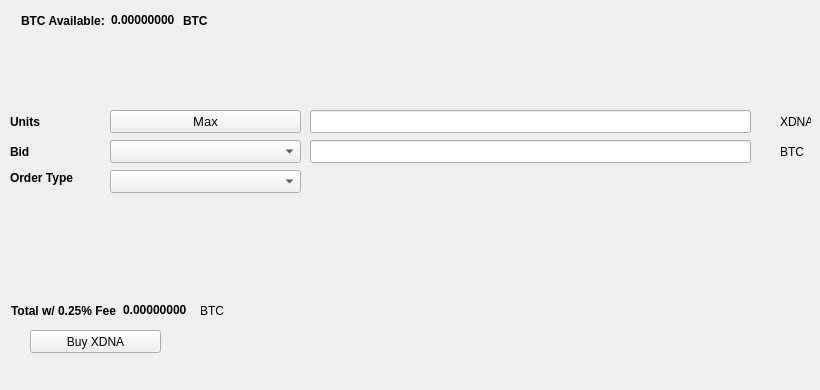
   <widget class="QWidget" name="BuyTab">
    <attribute name="title">
     <string>Buy</string>
    </attribute>
    <widget class="QPushButton" name="BuyXDNA">
     <property name="geometry">
      <rect>
       <x>30</x>
       <y>330</y>
       <width>131</width>
       <height>23</height>
      </rect>
     </property>
     <property name="text">
      <string>Buy XDNA</string>
     </property>
     <property name="icon">
      <iconset resource="../xdna.qrc">
       <normaloff>:/icons/bitcoin</normaloff>:/icons/bitcoin</iconset>
     </property>
    </widget>
    <widget class="QLabel" name="label_3">
     <property name="geometry">
      <rect>
       <x>10</x>
       <y>110</y>
       <width>46</width>
       <height>23</height>
      </rect>
     </property>
     <property name="font">
      <font>
       <weight>75</weight>
       <bold>true</bold>
      </font>
     </property>
     <property name="text">
      <string>Units</string>
     </property>
    </widget>
    <widget class="QLineEdit" name="UnitsInput">
     <property name="geometry">
      <rect>
       <x>310</x>
       <y>110</y>
       <width>441</width>
       <height>23</height>
      </rect>
     </property>
     <property name="font">
      <font>
       <pointsize>9</pointsize>
       <weight>75</weight>
       <bold>true</bold>
      </font>
     </property>
    </widget>
    <widget class="QLineEdit" name="BuyBidPriceEdit">
     <property name="geometry">
      <rect>
       <x>310</x>
       <y>140</y>
       <width>441</width>
       <height>23</height>
      </rect>
     </property>
     <property name="font">
      <font>
       <pointsize>9</pointsize>
       <weight>75</weight>
       <bold>true</bold>
      </font>
     </property>
    </widget>
    <widget class="QLabel" name="label_4">
     <property name="geometry">
      <rect>
       <x>780</x>
       <y>110</y>
       <width>31</width>
       <height>23</height>
      </rect>
     </property>
     <property name="text">
      <string>XDNA</string>
     </property>
    </widget>
    <widget class="QLabel" name="label_5">
     <property name="geometry">
      <rect>
       <x>780</x>
       <y>140</y>
       <width>31</width>
       <height>23</height>
      </rect>
     </property>
     <property name="text">
      <string>BTC</string>
     </property>
    </widget>
    <widget class="QLabel" name="label_6">
     <property name="geometry">
      <rect>
       <x>10</x>
       <y>140</y>
       <width>46</width>
       <height>23</height>
      </rect>
     </property>
     <property name="font">
      <font>
       <weight>75</weight>
       <bold>true</bold>
      </font>
     </property>
     <property name="text">
      <string>Bid</string>
     </property>
    </widget>
    <widget class="QLabel" name="label_7">
     <property name="geometry">
      <rect>
       <x>10</x>
       <y>170</y>
       <width>91</width>
       <height>16</height>
      </rect>
     </property>
     <property name="font">
      <font>
       <weight>75</weight>
       <bold>true</bold>
      </font>
     </property>
     <property name="text">
      <string>Order Type</string>
     </property>
    </widget>
    <widget class="QPushButton" name="Buy_Max_Amount">
     <property name="geometry">
      <rect>
       <x>110</x>
       <y>110</y>
       <width>191</width>
       <height>23</height>
      </rect>
     </property>
     <property name="font">
      <font>
       <pointsize>10</pointsize>
      </font>
     </property>
     <property name="text">
      <string>Max</string>
     </property>
    </widget>
    <widget class="QComboBox" name="BuyBidcomboBox">
     <property name="geometry">
      <rect>
       <x>110</x>
       <y>140</y>
       <width>191</width>
       <height>23</height>
      </rect>
     </property>
     <property name="font">
      <font>
       <pointsize>10</pointsize>
      </font>
     </property>
    </widget>
    <widget class="QComboBox" name="buyOrdertypeCombo">
     <property name="geometry">
      <rect>
       <x>110</x>
       <y>170</y>
       <width>191</width>
       <height>23</height>
      </rect>
     </property>
     <property name="font">
      <font>
       <pointsize>10</pointsize>
      </font>
     </property>
    </widget>
    <widget class="QWidget" name="layoutWidget1">
     <property name="geometry">
      <rect>
       <x>21</x>
       <y>11</y>
       <width>227</width>
       <height>19</height>
      </rect>
     </property>
     <layout class="QHBoxLayout" name="horizontalLayout_3">
      <item>
       <widget class="QLabel" name="label232">
        <property name="font">
         <font>
          <weight>75</weight>
          <bold>true</bold>
         </font>
        </property>
        <property name="text">
         <string>BTC Available:</string>
        </property>
       </widget>
      </item>
      <item>
       <widget class="QLabel" name="BtcAvailableLbl">
        <property name="palette">
         <palette>
          <active>
           <colorrole role="WindowText">
            <brush brushstyle="SolidPattern">
             <color alpha="255">
              <red>0</red>
              <green>0</green>
              <blue>0</blue>
             </color>
            </brush>
           </colorrole>
           <colorrole role="Button">
            <brush brushstyle="SolidPattern">
             <color alpha="255">
              <red>0</red>
              <green>170</green>
              <blue>0</blue>
             </color>
            </brush>
           </colorrole>
           <colorrole role="Light">
            <brush brushstyle="SolidPattern">
             <color alpha="255">
              <red>0</red>
              <green>255</green>
              <blue>0</blue>
             </color>
            </brush>
           </colorrole>
           <colorrole role="Midlight">
            <brush brushstyle="SolidPattern">
             <color alpha="255">
              <red>0</red>
              <green>212</green>
              <blue>0</blue>
             </color>
            </brush>
           </colorrole>
           <colorrole role="Dark">
            <brush brushstyle="SolidPattern">
             <color alpha="255">
              <red>0</red>
              <green>85</green>
              <blue>0</blue>
             </color>
            </brush>
           </colorrole>
           <colorrole role="Mid">
            <brush brushstyle="SolidPattern">
             <color alpha="255">
              <red>0</red>
              <green>113</green>
              <blue>0</blue>
             </color>
            </brush>
           </colorrole>
           <colorrole role="Text">
            <brush brushstyle="SolidPattern">
             <color alpha="255">
              <red>0</red>
              <green>170</green>
              <blue>0</blue>
             </color>
            </brush>
           </colorrole>
           <colorrole role="BrightText">
            <brush brushstyle="SolidPattern">
             <color alpha="255">
              <red>255</red>
              <green>255</green>
              <blue>255</blue>
             </color>
            </brush>
           </colorrole>
           <colorrole role="ButtonText">
            <brush brushstyle="SolidPattern">
             <color alpha="255">
              <red>0</red>
              <green>0</green>
              <blue>0</blue>
             </color>
            </brush>
           </colorrole>
           <colorrole role="Base">
            <brush brushstyle="SolidPattern">
             <color alpha="255">
              <red>255</red>
              <green>255</green>
              <blue>255</blue>
             </color>
            </brush>
           </colorrole>
           <colorrole role="Window">
            <brush brushstyle="SolidPattern">
             <color alpha="255">
              <red>0</red>
              <green>170</green>
              <blue>0</blue>
             </color>
            </brush>
           </colorrole>
           <colorrole role="Shadow">
            <brush brushstyle="SolidPattern">
             <color alpha="255">
              <red>0</red>
              <green>0</green>
              <blue>0</blue>
             </color>
            </brush>
           </colorrole>
           <colorrole role="AlternateBase">
            <brush brushstyle="SolidPattern">
             <color alpha="255">
              <red>127</red>
              <green>212</green>
              <blue>127</blue>
             </color>
            </brush>
           </colorrole>
           <colorrole role="ToolTipBase">
            <brush brushstyle="SolidPattern">
             <color alpha="255">
              <red>255</red>
              <green>255</green>
              <blue>220</blue>
             </color>
            </brush>
           </colorrole>
           <colorrole role="ToolTipText">
            <brush brushstyle="SolidPattern">
             <color alpha="255">
              <red>0</red>
              <green>0</green>
              <blue>0</blue>
             </color>
            </brush>
           </colorrole>
          </active>
          <inactive>
           <colorrole role="WindowText">
            <brush brushstyle="SolidPattern">
             <color alpha="255">
              <red>0</red>
              <green>0</green>
              <blue>0</blue>
             </color>
            </brush>
           </colorrole>
           <colorrole role="Button">
            <brush brushstyle="SolidPattern">
             <color alpha="255">
              <red>0</red>
              <green>170</green>
              <blue>0</blue>
             </color>
            </brush>
           </colorrole>
           <colorrole role="Light">
            <brush brushstyle="SolidPattern">
             <color alpha="255">
              <red>0</red>
              <green>255</green>
              <blue>0</blue>
             </color>
            </brush>
           </colorrole>
           <colorrole role="Midlight">
            <brush brushstyle="SolidPattern">
             <color alpha="255">
              <red>0</red>
              <green>212</green>
              <blue>0</blue>
             </color>
            </brush>
           </colorrole>
           <colorrole role="Dark">
            <brush brushstyle="SolidPattern">
             <color alpha="255">
              <red>0</red>
              <green>85</green>
              <blue>0</blue>
             </color>
            </brush>
           </colorrole>
           <colorrole role="Mid">
            <brush brushstyle="SolidPattern">
             <color alpha="255">
              <red>0</red>
              <green>113</green>
              <blue>0</blue>
             </color>
            </brush>
           </colorrole>
           <colorrole role="Text">
            <brush brushstyle="SolidPattern">
             <color alpha="255">
              <red>0</red>
              <green>170</green>
              <blue>0</blue>
             </color>
            </brush>
           </colorrole>
           <colorrole role="BrightText">
            <brush brushstyle="SolidPattern">
             <color alpha="255">
              <red>255</red>
              <green>255</green>
              <blue>255</blue>
             </color>
            </brush>
           </colorrole>
           <colorrole role="ButtonText">
            <brush brushstyle="SolidPattern">
             <color alpha="255">
              <red>0</red>
              <green>0</green>
              <blue>0</blue>
             </color>
            </brush>
           </colorrole>
           <colorrole role="Base">
            <brush brushstyle="SolidPattern">
             <color alpha="255">
              <red>255</red>
              <green>255</green>
              <blue>255</blue>
             </color>
            </brush>
           </colorrole>
           <colorrole role="Window">
            <brush brushstyle="SolidPattern">
             <color alpha="255">
              <red>0</red>
              <green>170</green>
              <blue>0</blue>
             </color>
            </brush>
           </colorrole>
           <colorrole role="Shadow">
            <brush brushstyle="SolidPattern">
             <color alpha="255">
              <red>0</red>
              <green>0</green>
              <blue>0</blue>
             </color>
            </brush>
           </colorrole>
           <colorrole role="AlternateBase">
            <brush brushstyle="SolidPattern">
             <color alpha="255">
              <red>127</red>
              <green>212</green>
              <blue>127</blue>
             </color>
            </brush>
           </colorrole>
           <colorrole role="ToolTipBase">
            <brush brushstyle="SolidPattern">
             <color alpha="255">
              <red>255</red>
              <green>255</green>
              <blue>220</blue>
             </color>
            </brush>
           </colorrole>
           <colorrole role="ToolTipText">
            <brush brushstyle="SolidPattern">
             <color alpha="255">
              <red>0</red>
              <green>0</green>
              <blue>0</blue>
             </color>
            </brush>
           </colorrole>
          </inactive>
          <disabled>
           <colorrole role="WindowText">
            <brush brushstyle="SolidPattern">
             <color alpha="255">
              <red>0</red>
              <green>85</green>
              <blue>0</blue>
             </color>
            </brush>
           </colorrole>
           <colorrole role="Button">
            <brush brushstyle="SolidPattern">
             <color alpha="255">
              <red>0</red>
              <green>170</green>
              <blue>0</blue>
             </color>
            </brush>
           </colorrole>
           <colorrole role="Light">
            <brush brushstyle="SolidPattern">
             <color alpha="255">
              <red>0</red>
              <green>255</green>
              <blue>0</blue>
             </color>
            </brush>
           </colorrole>
           <colorrole role="Midlight">
            <brush brushstyle="SolidPattern">
             <color alpha="255">
              <red>0</red>
              <green>212</green>
              <blue>0</blue>
             </color>
            </brush>
           </colorrole>
           <colorrole role="Dark">
            <brush brushstyle="SolidPattern">
             <color alpha="255">
              <red>0</red>
              <green>85</green>
              <blue>0</blue>
             </color>
            </brush>
           </colorrole>
           <colorrole role="Mid">
            <brush brushstyle="SolidPattern">
             <color alpha="255">
              <red>0</red>
              <green>113</green>
              <blue>0</blue>
             </color>
            </brush>
           </colorrole>
           <colorrole role="Text">
            <brush brushstyle="SolidPattern">
             <color alpha="255">
              <red>0</red>
              <green>85</green>
              <blue>0</blue>
             </color>
            </brush>
           </colorrole>
           <colorrole role="BrightText">
            <brush brushstyle="SolidPattern">
             <color alpha="255">
              <red>255</red>
              <green>255</green>
              <blue>255</blue>
             </color>
            </brush>
           </colorrole>
           <colorrole role="ButtonText">
            <brush brushstyle="SolidPattern">
             <color alpha="255">
              <red>0</red>
              <green>85</green>
              <blue>0</blue>
             </color>
            </brush>
           </colorrole>
           <colorrole role="Base">
            <brush brushstyle="SolidPattern">
             <color alpha="255">
              <red>0</red>
              <green>170</green>
              <blue>0</blue>
             </color>
            </brush>
           </colorrole>
           <colorrole role="Window">
            <brush brushstyle="SolidPattern">
             <color alpha="255">
              <red>0</red>
              <green>170</green>
              <blue>0</blue>
             </color>
            </brush>
           </colorrole>
           <colorrole role="Shadow">
            <brush brushstyle="SolidPattern">
             <color alpha="255">
              <red>0</red>
              <green>0</green>
              <blue>0</blue>
             </color>
            </brush>
           </colorrole>
           <colorrole role="AlternateBase">
            <brush brushstyle="SolidPattern">
             <color alpha="255">
              <red>0</red>
              <green>170</green>
              <blue>0</blue>
             </color>
            </brush>
           </colorrole>
           <colorrole role="ToolTipBase">
            <brush brushstyle="SolidPattern">
             <color alpha="255">
              <red>255</red>
              <green>255</green>
              <blue>220</blue>
             </color>
            </brush>
           </colorrole>
           <colorrole role="ToolTipText">
            <brush brushstyle="SolidPattern">
             <color alpha="255">
              <red>0</red>
              <green>0</green>
              <blue>0</blue>
             </color>
            </brush>
           </colorrole>
          </disabled>
         </palette>
        </property>
        <property name="font">
         <font>
          <weight>75</weight>
          <bold>true</bold>
         </font>
        </property>
        <property name="text">
         <string>0.00000000</string>
        </property>
        <property name="textInteractionFlags">
         <set>Qt::LinksAccessibleByMouse|Qt::TextSelectableByKeyboard|Qt::TextSelectableByMouse</set>
        </property>
       </widget>
      </item>
      <item>
       <widget class="QLabel" name="BtcAvailableLbl_2">
        <property name="font">
         <font>
          <weight>75</weight>
          <bold>true</bold>
         </font>
        </property>
        <property name="text">
         <string>BTC</string>
        </property>
       </widget>
      </item>
     </layout>
    </widget>
    <widget class="QWidget" name="layoutWidge2">
     <property name="geometry">
      <rect>
       <x>11</x>
       <y>301</y>
       <width>259</width>
       <height>19</height>
      </rect>
     </property>
     <layout class="QHBoxLayout" name="horizontalLayout_4">
      <item>
       <widget class="QLabel" name="label_9">
        <property name="font">
         <font>
          <weight>75</weight>
          <bold>true</bold>
         </font>
        </property>
        <property name="text">
         <string>Total w/ 0.25% Fee</string>
        </property>
       </widget>
      </item>
      <item>
       <widget class="QLabel" name="BuyCostLabel">
        <property name="palette">
         <palette>
          <active>
           <colorrole role="WindowText">
            <brush brushstyle="SolidPattern">
             <color alpha="255">
              <red>0</red>
              <green>0</green>
              <blue>0</blue>
             </color>
            </brush>
           </colorrole>
           <colorrole role="Button">
            <brush brushstyle="SolidPattern">
             <color alpha="255">
              <red>0</red>
              <green>170</green>
              <blue>0</blue>
             </color>
            </brush>
           </colorrole>
           <colorrole role="Light">
            <brush brushstyle="SolidPattern">
             <color alpha="255">
              <red>0</red>
              <green>255</green>
              <blue>0</blue>
             </color>
            </brush>
           </colorrole>
           <colorrole role="Midlight">
            <brush brushstyle="SolidPattern">
             <color alpha="255">
              <red>0</red>
              <green>212</green>
              <blue>0</blue>
             </color>
            </brush>
           </colorrole>
           <colorrole role="Dark">
            <brush brushstyle="SolidPattern">
             <color alpha="255">
              <red>0</red>
              <green>85</green>
              <blue>0</blue>
             </color>
            </brush>
           </colorrole>
           <colorrole role="Mid">
            <brush brushstyle="SolidPattern">
             <color alpha="255">
              <red>0</red>
              <green>113</green>
              <blue>0</blue>
             </color>
            </brush>
           </colorrole>
           <colorrole role="Text">
            <brush brushstyle="SolidPattern">
             <color alpha="255">
              <red>0</red>
              <green>170</green>
              <blue>0</blue>
             </color>
            </brush>
           </colorrole>
           <colorrole role="BrightText">
            <brush brushstyle="SolidPattern">
             <color alpha="255">
              <red>255</red>
              <green>255</green>
              <blue>255</blue>
             </color>
            </brush>
           </colorrole>
           <colorrole role="ButtonText">
            <brush brushstyle="SolidPattern">
             <color alpha="255">
              <red>0</red>
              <green>0</green>
              <blue>0</blue>
             </color>
            </brush>
           </colorrole>
           <colorrole role="Base">
            <brush brushstyle="SolidPattern">
             <color alpha="255">
              <red>255</red>
              <green>255</green>
              <blue>255</blue>
             </color>
            </brush>
           </colorrole>
           <colorrole role="Window">
            <brush brushstyle="SolidPattern">
             <color alpha="255">
              <red>0</red>
              <green>170</green>
              <blue>0</blue>
             </color>
            </brush>
           </colorrole>
           <colorrole role="Shadow">
            <brush brushstyle="SolidPattern">
             <color alpha="255">
              <red>0</red>
              <green>0</green>
              <blue>0</blue>
             </color>
            </brush>
           </colorrole>
           <colorrole role="AlternateBase">
            <brush brushstyle="SolidPattern">
             <color alpha="255">
              <red>127</red>
              <green>212</green>
              <blue>127</blue>
             </color>
            </brush>
           </colorrole>
           <colorrole role="ToolTipBase">
            <brush brushstyle="SolidPattern">
             <color alpha="255">
              <red>255</red>
              <green>255</green>
              <blue>220</blue>
             </color>
            </brush>
           </colorrole>
           <colorrole role="ToolTipText">
            <brush brushstyle="SolidPattern">
             <color alpha="255">
              <red>0</red>
              <green>0</green>
              <blue>0</blue>
             </color>
            </brush>
           </colorrole>
          </active>
          <inactive>
           <colorrole role="WindowText">
            <brush brushstyle="SolidPattern">
             <color alpha="255">
              <red>0</red>
              <green>0</green>
              <blue>0</blue>
             </color>
            </brush>
           </colorrole>
           <colorrole role="Button">
            <brush brushstyle="SolidPattern">
             <color alpha="255">
              <red>0</red>
              <green>170</green>
              <blue>0</blue>
             </color>
            </brush>
           </colorrole>
           <colorrole role="Light">
            <brush brushstyle="SolidPattern">
             <color alpha="255">
              <red>0</red>
              <green>255</green>
              <blue>0</blue>
             </color>
            </brush>
           </colorrole>
           <colorrole role="Midlight">
            <brush brushstyle="SolidPattern">
             <color alpha="255">
              <red>0</red>
              <green>212</green>
              <blue>0</blue>
             </color>
            </brush>
           </colorrole>
           <colorrole role="Dark">
            <brush brushstyle="SolidPattern">
             <color alpha="255">
              <red>0</red>
              <green>85</green>
              <blue>0</blue>
             </color>
            </brush>
           </colorrole>
           <colorrole role="Mid">
            <brush brushstyle="SolidPattern">
             <color alpha="255">
              <red>0</red>
              <green>113</green>
              <blue>0</blue>
             </color>
            </brush>
           </colorrole>
           <colorrole role="Text">
            <brush brushstyle="SolidPattern">
             <color alpha="255">
              <red>0</red>
              <green>170</green>
              <blue>0</blue>
             </color>
            </brush>
           </colorrole>
           <colorrole role="BrightText">
            <brush brushstyle="SolidPattern">
             <color alpha="255">
              <red>255</red>
              <green>255</green>
              <blue>255</blue>
             </color>
            </brush>
           </colorrole>
           <colorrole role="ButtonText">
            <brush brushstyle="SolidPattern">
             <color alpha="255">
              <red>0</red>
              <green>0</green>
              <blue>0</blue>
             </color>
            </brush>
           </colorrole>
           <colorrole role="Base">
            <brush brushstyle="SolidPattern">
             <color alpha="255">
              <red>255</red>
              <green>255</green>
              <blue>255</blue>
             </color>
            </brush>
           </colorrole>
           <colorrole role="Window">
            <brush brushstyle="SolidPattern">
             <color alpha="255">
              <red>0</red>
              <green>170</green>
              <blue>0</blue>
             </color>
            </brush>
           </colorrole>
           <colorrole role="Shadow">
            <brush brushstyle="SolidPattern">
             <color alpha="255">
              <red>0</red>
              <green>0</green>
              <blue>0</blue>
             </color>
            </brush>
           </colorrole>
           <colorrole role="AlternateBase">
            <brush brushstyle="SolidPattern">
             <color alpha="255">
              <red>127</red>
              <green>212</green>
              <blue>127</blue>
             </color>
            </brush>
           </colorrole>
           <colorrole role="ToolTipBase">
            <brush brushstyle="SolidPattern">
             <color alpha="255">
              <red>255</red>
              <green>255</green>
              <blue>220</blue>
             </color>
            </brush>
           </colorrole>
           <colorrole role="ToolTipText">
            <brush brushstyle="SolidPattern">
             <color alpha="255">
              <red>0</red>
              <green>0</green>
              <blue>0</blue>
             </color>
            </brush>
           </colorrole>
          </inactive>
          <disabled>
           <colorrole role="WindowText">
            <brush brushstyle="SolidPattern">
             <color alpha="255">
              <red>0</red>
              <green>85</green>
              <blue>0</blue>
             </color>
            </brush>
           </colorrole>
           <colorrole role="Button">
            <brush brushstyle="SolidPattern">
             <color alpha="255">
              <red>0</red>
              <green>170</green>
              <blue>0</blue>
             </color>
            </brush>
           </colorrole>
           <colorrole role="Light">
            <brush brushstyle="SolidPattern">
             <color alpha="255">
              <red>0</red>
              <green>255</green>
              <blue>0</blue>
             </color>
            </brush>
           </colorrole>
           <colorrole role="Midlight">
            <brush brushstyle="SolidPattern">
             <color alpha="255">
              <red>0</red>
              <green>212</green>
              <blue>0</blue>
             </color>
            </brush>
           </colorrole>
           <colorrole role="Dark">
            <brush brushstyle="SolidPattern">
             <color alpha="255">
              <red>0</red>
              <green>85</green>
              <blue>0</blue>
             </color>
            </brush>
           </colorrole>
           <colorrole role="Mid">
            <brush brushstyle="SolidPattern">
             <color alpha="255">
              <red>0</red>
              <green>113</green>
              <blue>0</blue>
             </color>
            </brush>
           </colorrole>
           <colorrole role="Text">
            <brush brushstyle="SolidPattern">
             <color alpha="255">
              <red>0</red>
              <green>85</green>
              <blue>0</blue>
             </color>
            </brush>
           </colorrole>
           <colorrole role="BrightText">
            <brush brushstyle="SolidPattern">
             <color alpha="255">
              <red>255</red>
              <green>255</green>
              <blue>255</blue>
             </color>
            </brush>
           </colorrole>
           <colorrole role="ButtonText">
            <brush brushstyle="SolidPattern">
             <color alpha="255">
              <red>0</red>
              <green>85</green>
              <blue>0</blue>
             </color>
            </brush>
           </colorrole>
           <colorrole role="Base">
            <brush brushstyle="SolidPattern">
             <color alpha="255">
              <red>0</red>
              <green>170</green>
              <blue>0</blue>
             </color>
            </brush>
           </colorrole>
           <colorrole role="Window">
            <brush brushstyle="SolidPattern">
             <color alpha="255">
              <red>0</red>
              <green>170</green>
              <blue>0</blue>
             </color>
            </brush>
           </colorrole>
           <colorrole role="Shadow">
            <brush brushstyle="SolidPattern">
             <color alpha="255">
              <red>0</red>
              <green>0</green>
              <blue>0</blue>
             </color>
            </brush>
           </colorrole>
           <colorrole role="AlternateBase">
            <brush brushstyle="SolidPattern">
             <color alpha="255">
              <red>0</red>
              <green>170</green>
              <blue>0</blue>
             </color>
            </brush>
           </colorrole>
           <colorrole role="ToolTipBase">
            <brush brushstyle="SolidPattern">
             <color alpha="255">
              <red>255</red>
              <green>255</green>
              <blue>220</blue>
             </color>
            </brush>
           </colorrole>
           <colorrole role="ToolTipText">
            <brush brushstyle="SolidPattern">
             <color alpha="255">
              <red>0</red>
              <green>0</green>
              <blue>0</blue>
             </color>
            </brush>
           </colorrole>
          </disabled>
         </palette>
        </property>
        <property name="font">
         <font>
          <weight>75</weight>
          <bold>true</bold>
         </font>
        </property>
        <property name="autoFillBackground">
         <bool>false</bool>
        </property>
        <property name="text">
         <string>0.00000000</string>
        </property>
        <property name="textInteractionFlags">
         <set>Qt::LinksAccessibleByMouse|Qt::TextSelectableByMouse</set>
        </property>
       </widget>
      </item>
      <item>
       <widget class="QLabel" name="label_10">
        <property name="font">
         <font>
          <weight>50</weight>
          <bold>false</bold>
         </font>
        </property>
        <property name="text">
         <string>BTC</string>
        </property>
       </widget>
      </item>
     </layout>
    </widget>
    <widget class="QLabel" name="label_24">
     <property name="geometry">
      <rect>
       <x>460</x>
       <y>300</y>
       <width>281</width>
       <height>81</height>
      </rect>
     </property>
     <property name="text">
      <string/>
     </property>
     <property name="pixmap">
      <pixmap>:/images/bittrex</pixmap>
     </property>
    </widget>
   </widget>
